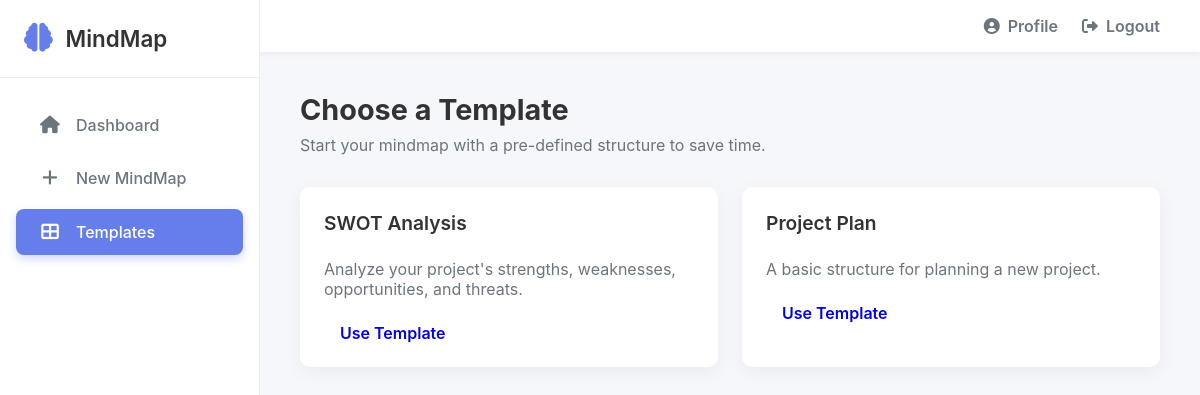
The page /templates.php (signed in) on the database as committed earlier.
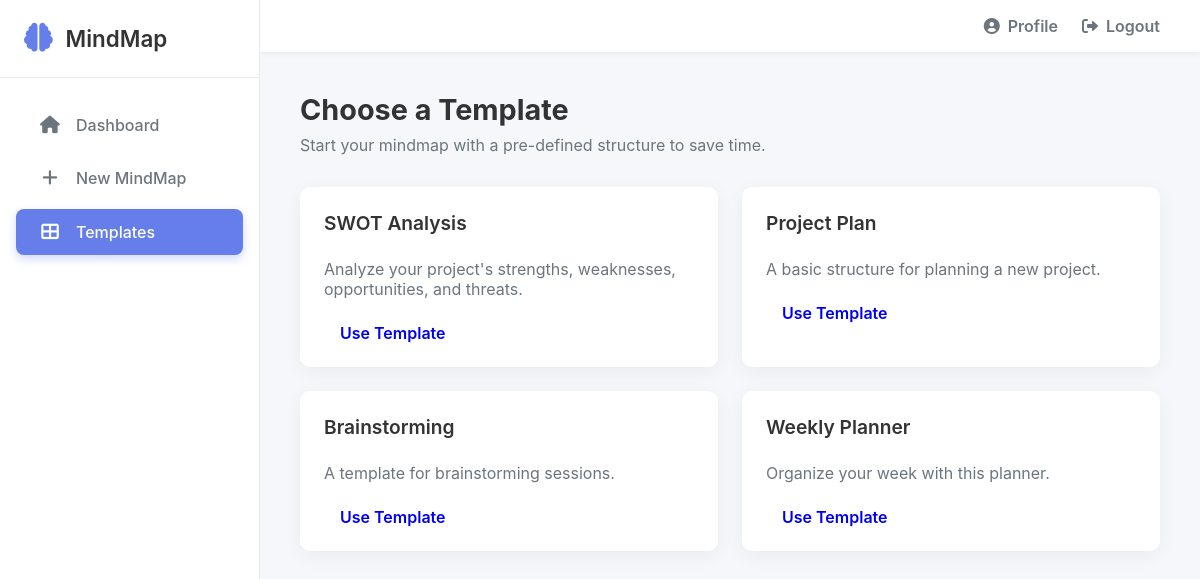
The same page on the database as committed later.
### tables this page shows
CREATE TABLE `templates` (
  `templateId` INT AUTO_INCREMENT PRIMARY KEY,
  `title` VARCHAR(255) NOT NULL,
  `description` TEXT,
  `nodeStructure` JSON NOT NULL
);

### templates.php (the view, shortened to what this page needs)
<?php
require_once 'config.php';
try {
    $stmt = $pdo->prepare("SELECT templateId, title, description FROM templates");
    $stmt->execute();
    $templates = $stmt->fetchAll();
} catch (PDOException $e) {
    $templates = [];
}
?>
<!DOCTYPE html>
<html lang="en">
<head>
    <link rel="stylesheet" href="css/style.css?v=<?php echo time(); ?>">
    <link href="https://cdnjs.cloudflare.com/ajax/libs/font-awesome/6.0.0/css/all.min.css" rel="stylesheet">
</head>
<body>
    <div class="dashboard-layout">
        <aside class="sidebar">
            <div class="sidebar-header">
                <i class="fas fa-brain logo-icon"></i>
                <span class="logo-text">MindMap</span>
            </div>
            <nav class="sidebar-nav">
                <ul>
                    <li><a href="dashboard.php"><i class="fas fa-home"></i> Dashboard</a></li>
                    <li><a href="editor.php"><i class="fas fa-plus"></i> New MindMap</a></li>
                    <li><a href="templates.php" class="active"><i class="fas fa-th-large"></i> Templates</a></li>
                </ul>
            </nav>
        </aside>
        <div class="main-content">
            <header class="top-navbar">
                <a href="profile.php" class="nav-item"><i class="fas fa-user-circle"></i> Profile</a>
                <a href="logout.php" class="nav-item"><i class="fas fa-sign-out-alt"></i> Logout</a>
            </header>
            <main class="mindmap-list-section">
                <h2>Choose a Template</h2>
                <p>Start your mindmap with a pre-defined structure to save time.</p>
                <div class="mindmaps-grid">
                    <?php if (empty($templates)): ?>
                        <p>No templates are available at the moment. Please check back later.</p>
                    <?php else: ?>
                        <?php foreach ($templates as $template): ?>
                            <div class="mindmap-card">
                                <h3 class="mindmap-card-title"><?php echo htmlspecialchars($template['title']); ?></h3>
                                <p style="color: var(--text-light); margin-bottom: 1.5rem;"><?php echo htmlspecialchars($template['description']); ?></p>
                                <div class="mindmap-card-actions">
                                    <a href="editor.php?template_id=<?php echo $template['templateId']; ?>" class="btn-primary" style="padding: 0.5rem 1rem; border-radius: 5px; text-decoration: none;">Use Template</a>
                                </div>
                            </div>
                        <?php endforeach; ?>
                    <?php endif; ?>
                </div>
            </main>
        </div>
    </div>
</body>
</html>

### css/style.css (style rules this page uses)
:root { --primary-color: #667eea; --sidebar-bg: #ffffff; --main-bg: #f5f7fa; --text-dark: #333; --text-light: #6c757d; --border-color: #e9ecef; --shadow-light: rgba(0, 0, 0, 0.05); }
* { margin: 0; padding: 0; box-sizing: border-box; }
body { font-family: -apple-system, BlinkMacSystemFont, "Segoe UI", Roboto, "Helvetica Neue", Arial, sans-serif; background-color: var(--main-bg); color: var(--text-dark); }
.dashboard-layout { display: flex; min-height: 100vh; }
.sidebar { width: 260px; background: var(--sidebar-bg); border-right: 1px solid var(--border-color); display: flex; flex-direction: column; padding: 1.5rem 0; flex-shrink: 0; }
.sidebar-header { padding: 0 1.5rem 1.5rem; display: flex; align-items: center; gap: 0.8rem; border-bottom: 1px solid var(--border-color); margin-bottom: 1.5rem; }
.logo-icon { font-size: 1.8rem; color: var(--primary-color); }
.logo-text { font-size: 1.4rem; font-weight: 600; }
.sidebar-nav ul { list-style: none; }
.sidebar-nav a { display: flex; align-items: center; gap: 1rem; padding: 0.8rem 1.5rem; margin: 0 1rem 0.5rem; color: var(--text-light); text-decoration: none; border-radius: 8px; font-weight: 500; transition: all 0.2s ease-in-out; }
.sidebar-nav a.active, .sidebar-nav a:hover { background: var(--primary-color); color: white; box-shadow: 0 4px 10px rgba(102, 126, 234, 0.3); }
.sidebar-nav a i { font-size: 1.1rem; width: 20px; text-align: center; }
.main-content { flex-grow: 1; display: flex; flex-direction: column; overflow-y: auto; }
.top-navbar { background: var(--sidebar-bg); padding: 1rem 2.5rem; box-shadow: 0 2px 5px var(--shadow-light); display: flex; justify-content: flex-end; align-items: center; gap: 1.5rem; z-index: 10; }
.top-navbar .nav-item { color: var(--text-light); text-decoration: none; font-weight: 600; display: flex; align-items: center; gap: 0.5rem; }
.mindmap-list-section { padding: 2.5rem; }
.mindmap-list-section h2 { font-size: 1.8rem; margin-bottom: 0.5rem; }
.mindmap-list-section p { color: var(--text-light); margin-bottom: 2rem; }
.mindmaps-grid { display: grid; grid-template-columns: repeat(auto-fill, minmax(280px, 1fr)); gap: 1.5rem; }
.mindmap-card { background: var(--sidebar-bg); padding: 1.5rem; border-radius: 10px; box-shadow: 0 5px 20px var(--shadow-light); transition: all 0.3s ease; }
.mindmap-card-title { font-size: 1.2rem; font-weight: 600; margin-bottom: 1.5rem; color: var(--text-dark); }
.mindmap-card-actions a { font-weight: 600; text-decoration: none; }

Rows that differ between the two databases and show on the page:
added templates: title "Brainstorming", description "A template for brainstorming sessions."
added templates: title "Weekly Planner", description "Organize your week with this planner."
